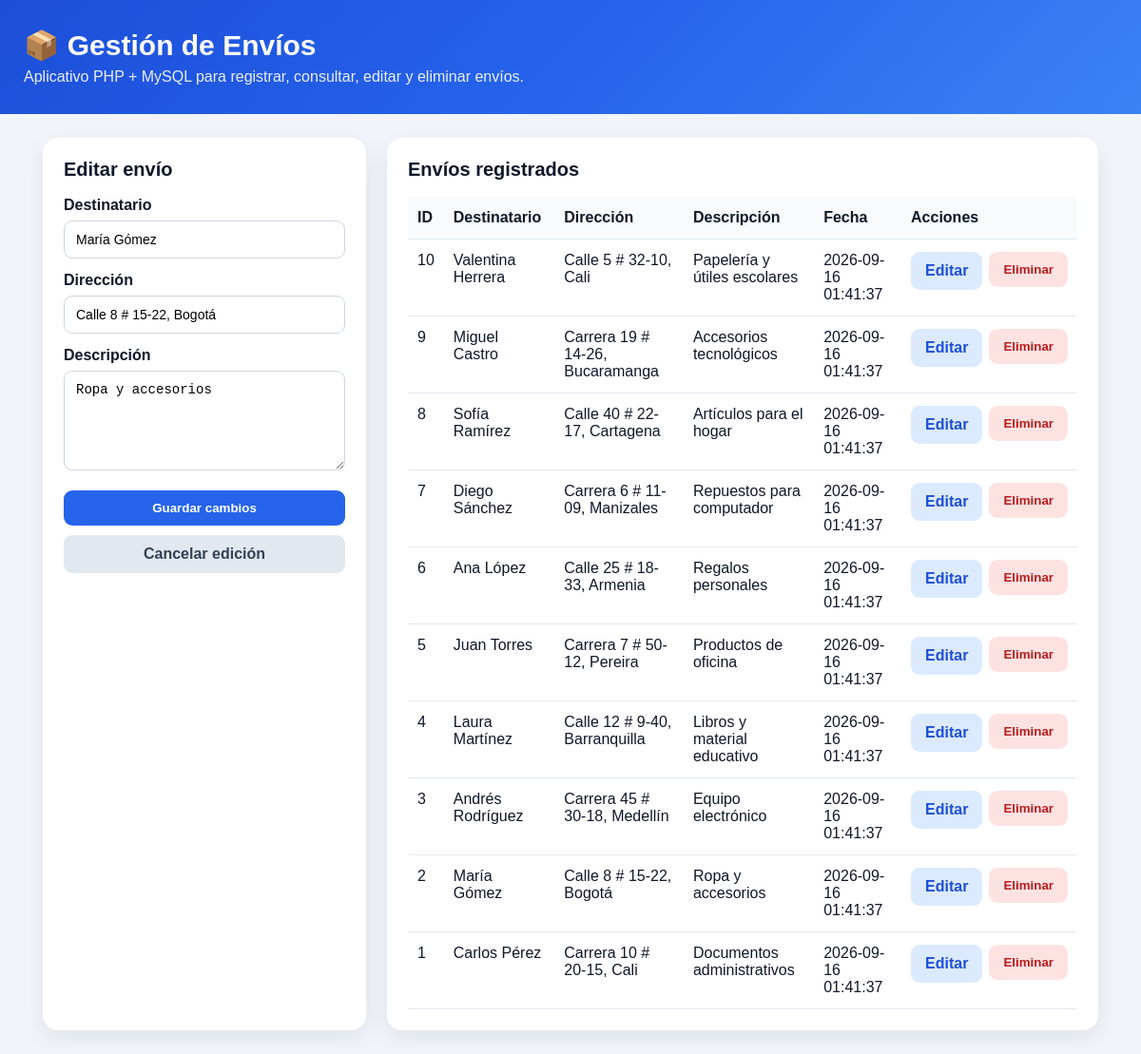
Screenshot of /?editar=2 with the database file from the repository.
### tables this page shows
CREATE TABLE IF NOT EXISTS envios (
    id INT AUTO_INCREMENT PRIMARY KEY,
    destinatario VARCHAR(150) NOT NULL,
    direccion VARCHAR(255) NOT NULL,
    descripcion TEXT NOT NULL,
    fecha_creacion TIMESTAMP DEFAULT CURRENT_TIMESTAMP
);

### index.php (the view, shortened to what this page needs)
<?php
require_once "config.php";
$editar = null;
if (isset($_GET["editar"])) {
    $id = (int)$_GET["editar"];
    $stmt = $conn->prepare("SELECT id, destinatario, direccion, descripcion FROM envios WHERE id=?");
    $stmt->bind_param("i", $id);
    $stmt->execute();
    $resultadoEditar = $stmt->get_result();
    $editar = $resultadoEditar->fetch_assoc();
}
$envios = $conn->query("SELECT id, destinatario, direccion, descripcion, fecha_creacion FROM envios ORDER BY id DESC");
?>
<!DOCTYPE html>
<html lang="es">
<head>
</head>
<body>
<header>
<div class="wrap">
<h1>📦 Gestión de Envíos</h1>
<p>Aplicativo PHP + MySQL para registrar, consultar, editar y eliminar envíos.</p>
</div>
</header>
<div class="container">
<div class="grid">
<section class="card">
<h2><?= $editar ? "Editar envío" : "Nuevo envío" ?></h2>
<form method="POST">
<label for="destinatario">Destinatario</label>
<input id="destinatario" name="destinatario" maxlength="150" required
value="<?= htmlspecialchars($editar["destinatario"] ?? "") ?>" placeholder="Nombre del destinatario">
<label for="direccion">Dirección</label>
<input id="direccion" name="direccion" maxlength="255" required
value="<?= htmlspecialchars($editar["direccion"] ?? "") ?>" placeholder="Dirección de entrega">
<label for="descripcion">Descripción</label>
<textarea id="descripcion" name="descripcion" required placeholder="Descripción del contenido del envío"><?= htmlspecialchars($editar["descripcion"] ?? "") ?></textarea>
<button class="primary" type="submit"><?= $editar ? "Guardar cambios" : "Registrar envío" ?></button>
<?php if ($editar): ?><a class="btn cancel" href="index.php">Cancelar edición</a><?php endif; ?>
</form>
</section>
<section class="card">
<h2>Envíos registrados</h2>
<div class="table-wrap">
<table>
<thead><tr><th>ID</th><th>Destinatario</th><th>Dirección</th><th>Descripción</th><th>Fecha</th><th>Acciones</th></tr></thead>
<tbody>
<?php if ($envios && $envios->num_rows > 0): ?>
<?php while ($envio = $envios->fetch_assoc()): ?>
<tr>
<td><?= (int)$envio["id"] ?></td>
<td><?= htmlspecialchars($envio["destinatario"]) ?></td>
<td><?= htmlspecialchars($envio["direccion"]) ?></td>
<td><?= htmlspecialchars($envio["descripcion"]) ?></td>
<td><?= htmlspecialchars($envio["fecha_creacion"]) ?></td>
<td>
<div class="actions">
<a class="btn edit" href="?editar=<?= (int)$envio["id"] ?>">Editar</a>
<form method="POST" onsubmit="return confirm('¿Deseas eliminar este envío?');">
<button class="delete" type="submit">Eliminar</button>
</form>
</div>
</td>
</tr>
<?php endwhile; ?>
<?php else: ?>
<tr><td colspan="6" class="empty">No hay envíos registrados.</td></tr>
<?php endif; ?>
</tbody>
</table>
</div>
</section>
</div>
</div>
</body>
</html>

### index.php (style rules this page uses)
:root { --primary:#2563eb;--primary-dark:#1d4ed8;--danger:#dc2626;--bg:#f1f5f9;--text:#0f172a;--muted:#64748b }
* { box-sizing:border-box }
body { margin:0;font-family:Arial,Helvetica,sans-serif;background:var(--bg);color:var(--text) }
header { background:linear-gradient(135deg,#1d4ed8,#2563eb,#3b82f6);color:white;padding:30px 20px }
header .wrap { max-width:1150px;margin:auto }
header h1 { margin:0 0 7px;font-size:30px }
header p { margin:0;opacity:.9 }
.container { max-width:1150px;margin:25px auto;padding:0 20px }
.grid { display:grid;grid-template-columns:340px 1fr;gap:22px }
.card { background:white;border-radius:16px;padding:22px;box-shadow:0 8px 25px rgba(15,23,42,.08) }
.card h2 { margin-top:0;font-size:20px }
label { display:block;font-weight:bold;margin:14px 0 7px }
input,textarea { width:100%;padding:11px 12px;border:1px solid #cbd5e1;border-radius:9px;font-size:14px }
textarea { min-height:105px;resize:vertical }
button,.btn { border:0;border-radius:9px;padding:11px 15px;font-weight:bold;cursor:pointer;text-decoration:none;display:inline-block }
.primary { background:var(--primary);color:white;width:100%;margin-top:17px }
.cancel { background:#e2e8f0;color:#334155;margin-top:10px;width:100%;text-align:center }
.table-wrap { overflow:auto }
table { width:100%;border-collapse:collapse;min-width:700px }
th,td { padding:13px 10px;border-bottom:1px solid #e2e8f0;text-align:left;vertical-align:top }
th { background:#f8fafc }
.actions { display:flex;gap:7px }
.edit { background:#dbeafe;color:#1d4ed8 }
.delete { background:#fee2e2;color:#b91c1c }

### rows the page displays
envios: destinatario "María Gómez", direccion "Calle 8 # 15-22, Bogotá", descripcion "Ropa y accesorios", id "2", fecha_creacion "2026-09-16 01:41:37"
envios: id "10", destinatario "Valentina Herrera", direccion "Calle 5 # 32-10, Cali", descripcion "Papelería y útiles escolares", fecha_creacion "2026-09-16 01:41:37"
envios: id "9", destinatario "Miguel Castro", direccion "Carrera 19 # 14-26, Bucaramanga", descripcion "Accesorios tecnológicos", fecha_creacion "2026-09-16 01:41:37"
envios: id "8", destinatario "Sofía Ramírez", direccion "Calle 40 # 22-17, Cartagena", descripcion "Artículos para el hogar", fecha_creacion "2026-09-16 01:41:37"
envios: id "7", destinatario "Diego Sánchez", direccion "Carrera 6 # 11-09, Manizales", descripcion "Repuestos para computador", fecha_creacion "2026-09-16 01:41:37"
envios: id "6", destinatario "Ana López", direccion "Calle 25 # 18-33, Armenia", descripcion "Regalos personales", fecha_creacion "2026-09-16 01:41:37"
envios: id "5", destinatario "Juan Torres", direccion "Carrera 7 # 50-12, Pereira", descripcion "Productos de oficina", fecha_creacion "2026-09-16 01:41:37"
envios: id "4", destinatario "Laura Martínez", direccion "Calle 12 # 9-40, Barranquilla", descripcion "Libros y material educativo", fecha_creacion "2026-09-16 01:41:37"
envios: id "3", destinatario "Andrés Rodríguez", direccion "Carrera 45 # 30-18, Medellín", descripcion "Equipo electrónico", fecha_creacion "2026-09-16 01:41:37"
envios: id "1", destinatario "Carlos Pérez", direccion "Carrera 10 # 20-15, Cali", descripcion "Documentos administrativos", fecha_creacion "2026-09-16 01:41:37"
